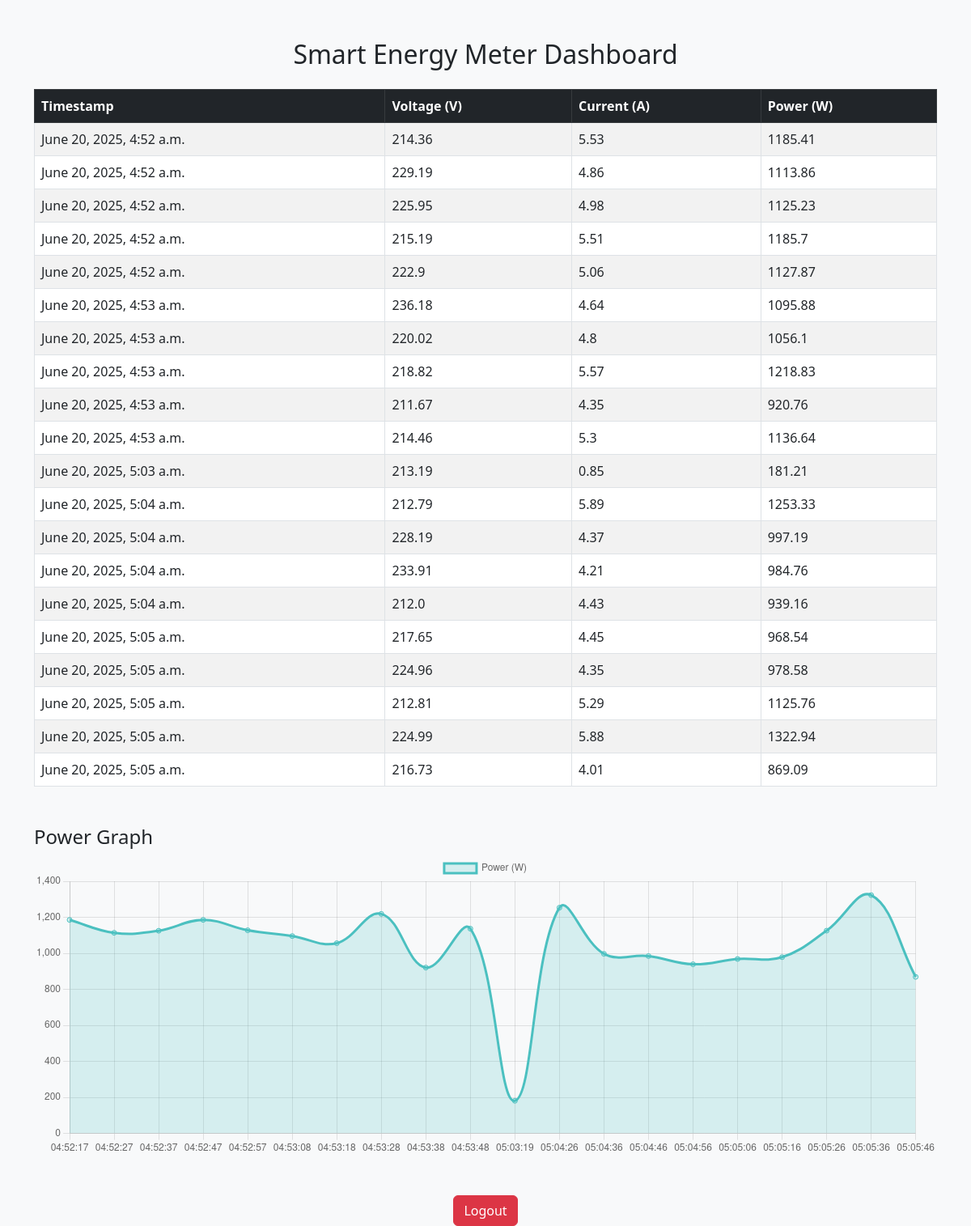
The page /dashboard/ (signed in) on the database its author committed.
### monitor/models.py (models this page shows, shortened)
class EnergyReading(models.Model):
    voltage = models.FloatField()
    current = models.FloatField()
    power = models.FloatField()
    timestamp = models.DateTimeField(auto_now_add=True)

### monitor/views.py (the view)
# urls.py: path('dashboard/', views.dashboard_view, name='dashboard'),
@login_required(login_url='/login/')
def dashboard_view(request):
    readings = EnergyReading.objects.all().order_by('-timestamp')[:20][::-1]
    timestamps = [r.timestamp.strftime("%H:%M:%S") for r in readings]
    power_data = [r.power for r in readings]
    return render(request, 'monitor/dashboard.html', {
        'readings': readings,
        'timestamps': timestamps,
        'power_data': power_data
    })

### monitor/templates/monitor/dashboard.html (shortened to what this page needs)
<!DOCTYPE html>
<html>
<head>
    <link href="https://cdn.jsdelivr.net/npm/bootstrap@5.3.0/dist/css/bootstrap.min.css" rel="stylesheet">
</head>
<body class="bg-light">
<div class="container mt-5">
    <h2 class="mb-4 text-center">Smart Energy Meter Dashboard</h2>
    <table class="table table-bordered table-striped">
        <thead class="table-dark">
            <tr>
                <th>Timestamp</th>
                <th>Voltage (V)</th>
                <th>Current (A)</th>
                <th>Power (W)</th>
            </tr>
        </thead>
        <tbody>
            {% for reading in readings %}
            <tr>
                <td>{{ reading.timestamp }}</td>
                <td>{{ reading.voltage }}</td>
                <td>{{ reading.current }}</td>
                <td>{{ reading.power }}</td>
            </tr>
            {% endfor %}
        </tbody>
    </table>
    <h4 class="mt-5">Power Graph</h4>
    <canvas id="powerChart" height="100"></canvas>
    <div class="text-center mt-5">
        <form method="POST" action="{% url 'logout' %}">
            <button type="submit" class="btn btn-danger">Logout</button>
        </form>
    </div>
</div>
<script>
    const labels = {{ timestamps|safe }};
    const powerData = {{ power_data|safe }};
    const ctx = document.getElementById('powerChart').getContext('2d');
    new Chart(ctx, {
        type: 'line',
        data: {
            labels: labels,
            datasets: [{
                label: 'Power (W)',
                data: powerData,
                borderColor: 'rgba(75, 192, 192, 1)',
                backgroundColor: 'rgba(75, 192, 192, 0.2)',
                fill: true,
                tension: 0.4
            }]
        },
        options: {
            responsive: true,
            scales: {
                y: {
                    beginAtZero: true
                }
            }
        }
    });
</script>
</body>
</html>

### rows shown on the page
EnergyReading: timestamp "June 20, 2025, 4:52 a.m.", voltage "214.36", current "5.53", power "1185.41"
EnergyReading: timestamp "June 20, 2025, 4:52 a.m.", voltage "229.19", current "4.86", power "1113.86"
EnergyReading: timestamp "June 20, 2025, 4:52 a.m.", voltage "225.95", current "4.98", power "1125.23"
EnergyReading: timestamp "June 20, 2025, 4:52 a.m.", voltage "215.19", current "5.51", power "1185.7"
EnergyReading: timestamp "June 20, 2025, 4:52 a.m.", voltage "222.9", current "5.06", power "1127.87"
EnergyReading: timestamp "June 20, 2025, 4:53 a.m.", voltage "236.18", current "4.64", power "1095.88"
EnergyReading: timestamp "June 20, 2025, 4:53 a.m.", voltage "220.02", current "4.8", power "1056.1"
EnergyReading: timestamp "June 20, 2025, 4:53 a.m.", voltage "218.82", current "5.57", power "1218.83"
EnergyReading: timestamp "June 20, 2025, 4:53 a.m.", voltage "211.67", current "4.35", power "920.76"
EnergyReading: timestamp "June 20, 2025, 4:53 a.m.", voltage "214.46", current "5.3", power "1136.64"
EnergyReading: timestamp "June 20, 2025, 5:03 a.m.", voltage "213.19", current "0.85", power "181.21"
EnergyReading: timestamp "June 20, 2025, 5:04 a.m.", voltage "212.79", current "5.89", power "1253.33"
EnergyReading: timestamp "June 20, 2025, 5:04 a.m.", voltage "228.19", current "4.37", power "997.19"
EnergyReading: timestamp "June 20, 2025, 5:04 a.m.", voltage "233.91", current "4.21", power "984.76"
EnergyReading: timestamp "June 20, 2025, 5:04 a.m.", voltage "212.0", current "4.43", power "939.16"
EnergyReading: timestamp "June 20, 2025, 5:05 a.m.", voltage "217.65", current "4.45", power "968.54"
EnergyReading: timestamp "June 20, 2025, 5:05 a.m.", voltage "224.96", current "4.35", power "978.58"
EnergyReading: timestamp "June 20, 2025, 5:05 a.m.", voltage "212.81", current "5.29", power "1125.76"
EnergyReading: timestamp "June 20, 2025, 5:05 a.m.", voltage "224.99", current "5.88", power "1322.94"
EnergyReading: timestamp "June 20, 2025, 5:05 a.m.", voltage "216.73", current "4.01", power "869.09"

### other values the page prints
chart data {{ timestamps|safe }} ['04:52:17', '04:52:27', '04:52:37', '04:52:47', '04:52:57', '04:53:08', '04:53:18', '04:53:28', '04:53:38', '04:53:48', '05:03:19', '05:04:26', '05:04:36', '05:04:46', '05:04:56', '05:05:06', '05:05:16', '05:05:26', '05:05:36', '05:05:46']
chart data {{ power_data|safe }} [1185.41, 1113.86, 1125.23, 1185.7, 1127.87, 1095.88, 1056.1, 1218.83, 920.76, 1136.64, 181.21, 1253.33, 997.19, 984.76, 939.16, 968.54, 978.58, 1125.76, 1322.94, 869.09]
